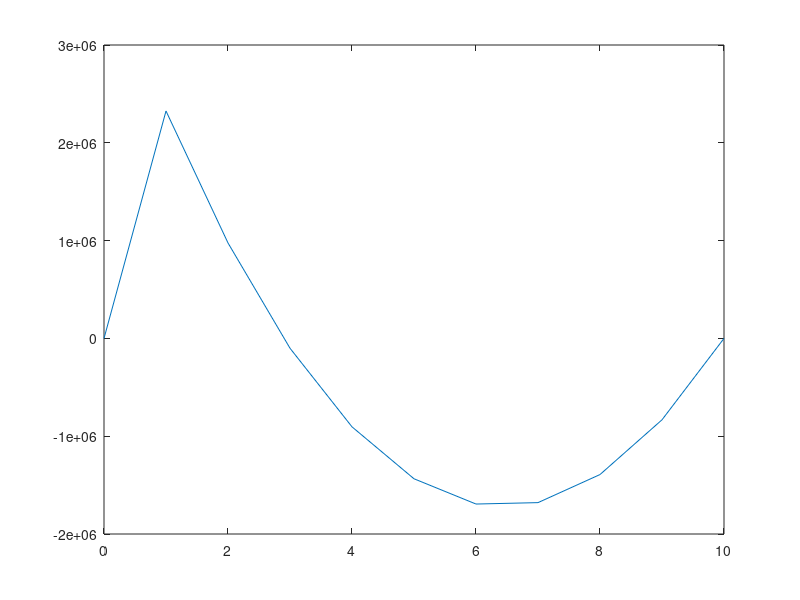

MATLAB code for this plot:
%Setup

visc    = 10;                           % Viscosity [Pas] 
U       = 5;                            % Runner speed [m/s]
L       = 10;                           % Bearing length [m]
hmin    = 0.0001;                       % Trailing edge film thickness [m]
k       = linspace(0,1e-3,100);         % Slope parameter 
N       = 10;                           % Precision
p(1)    = 0;
p(N)    = 0;
h = hmin.*(1+k-(k./L));

a = (h.^3)./(12.*visc);
F = (U/2).*h;
deltax = L/N;
    
    for i = 2:N-1
        c1(i) = (a(i-1)+a(i))./(2.*deltax.^2);
        d(i) = -(a(i-1)+2.*a(i)+a(i+1))/(2.*deltax.^2);
        e1(i) = (a(i)+a(i+1))/(2.*deltax.^2);
        z(i) = (F(i+1)-F(i-1))./(2.*deltax);
        g(i) = -(F(i)/deltax);
        K(i) = F(i-1)/deltax;
    end

e = [0 e1(1:end-1)];
c = [c1(2:end) 0];
A = spdiags([c' d' e'],[-1 0 1],N-1,N-1); %Se ekv.31
B = spdiags([g' K'],[-1 0],N-1,N-1); %Tror inte vi beh?ver den h?r
f = [z(1)-c(1)*p(1) z(2:end-1) z(N-1)-e(N-1)*p(N)]'; %Se ekv.32

u = A\f;
p = [p(1) u' p(N)];
plot(0:N,p);